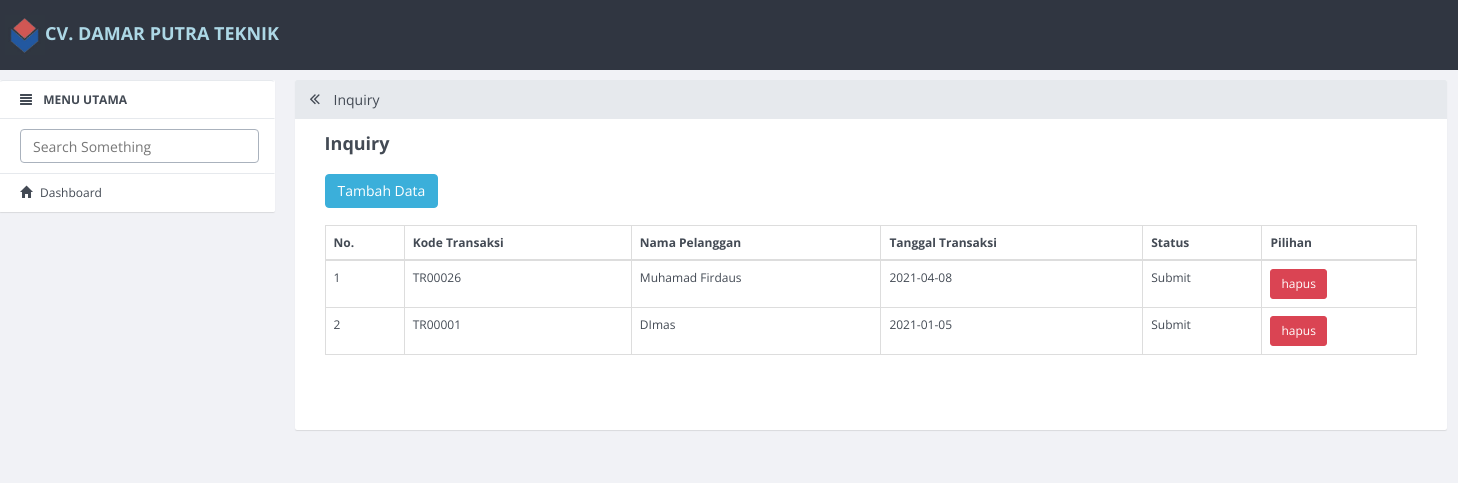
The page /index.php/app/penjualan_cust on the database its author committed.
### tables this page shows
CREATE TABLE `transaksi` (
  `id_transaksi` int(11) NOT NULL,
  `kode_transaksi` varchar(10) DEFAULT NULL,
  `nama_pelanggan` varchar(255) NOT NULL,
  `alamat` varchar(255) NOT NULL,
  `email` varchar(255) NOT NULL,
  `status` varchar(255) NOT NULL,
  `tanggal_delivery` varchar(255) NOT NULL,
  `tgl_transaksi` date DEFAULT NULL,
  `total_harga` int(11) DEFAULT NULL
);

### application/controllers/App.php (called while the page is built, shortened)
<?php
class App extends CI_Controller {
				?>
		<?php
	public function penjualan_cust()
	{
		$data = array(
			'konten' => 'penjualan_cust',
			'judul' => 'Inquiry',
		);
		$this->load->view('v_index',$data);
	}
}

### index.php (called while the page is built, shortened)
<?php
require_once BASEPATH.'core/CodeIgniter.php';

### application/views/penjualan_cust.php (the view)
<div class="row">
	<div class="col-md-4">
		<a href="app/tambah_penjualan" class="btn btn-primary">Tambah Data</a>
	</div>
	<div class="col-md-4"></div>
	<div class="col-md-4"></div><br><br><br>
	<div class="col-md-12">
		<table class="table table-bordered" style="margin-bottom: 10px" id="example">
			<thead>
				<tr>
					<th>No.</th>
					<th>Kode Transaksi</th>
					<th>Nama Pelanggan</th>
					<th>Tanggal Transaksi</th>
					<th>Status</th>
					<th>Pilihan</th>
				</tr>
			</thead>
			<tbody>
				<?php
				$sql = $this->db->query("SELECT * FROM transaksi order by id_transaksi DESC");
				$no = 1;
				foreach ($sql->result() as $row) {
				 ?>
				<tr>
					<td><?php echo $no++; ?></td>
					<td><?php echo $row->kode_transaksi; ?></td>
					<td><?php echo $row->nama_pelanggan; ?></td>
					<td><?php echo $row->tgl_transaksi; ?></td>
					<td><?php echo $row->status; ?></td>
					<td>
						<a href="app/hapus_penjualan_cust/<?php echo $row->kode_transaksi ?>" class="btn btn-danger btn-sm" onclick="javasciprt: return confirm('Are You Sure ?')">hapus</a>
					</td>
				</tr>
				<?php } ?>
			</tbody>
		</table>
	</div>
</div>

### rows shown on the page
transaksi: kode_transaksi "TR00026", nama_pelanggan "Muhamad Firdaus", tgl_transaksi "2021-04-08", status "Submit"
transaksi: kode_transaksi "TR00001", nama_pelanggan "DImas", tgl_transaksi "2021-01-05", status "Submit"

### other values the page prints
$judul "Inquiry"
